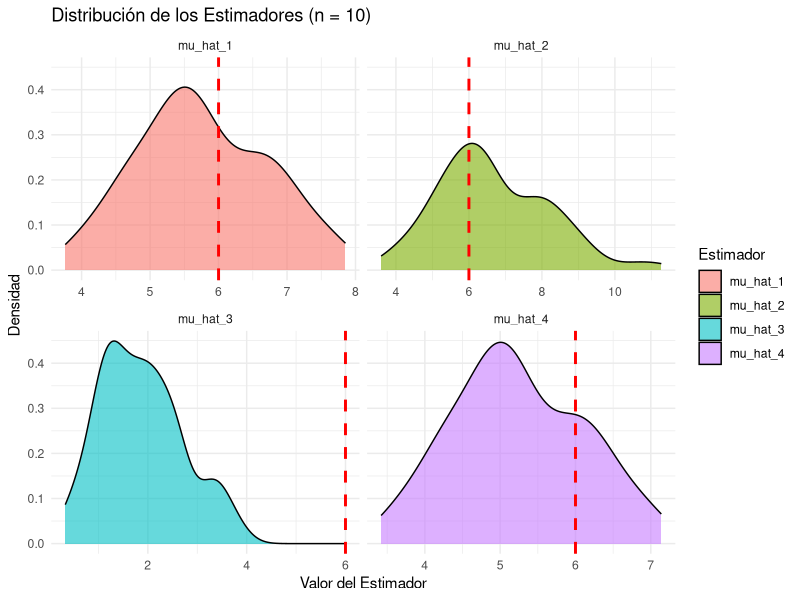
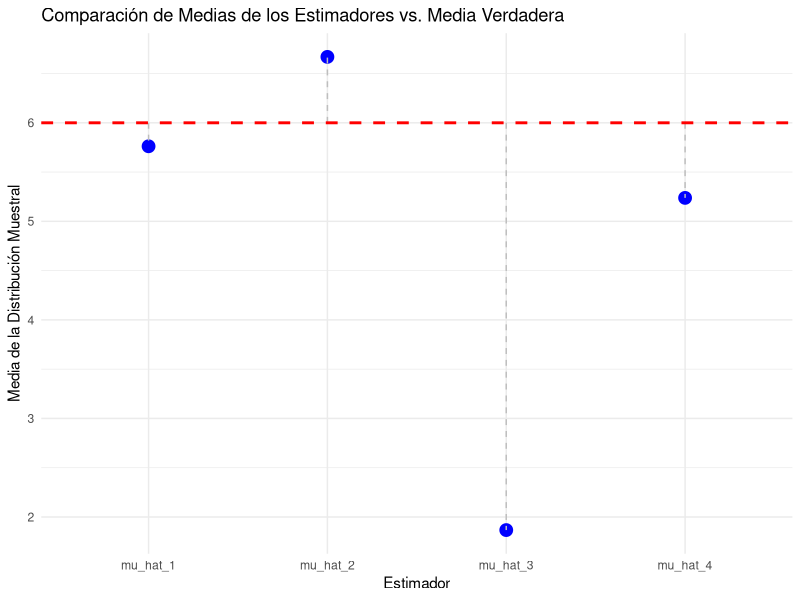
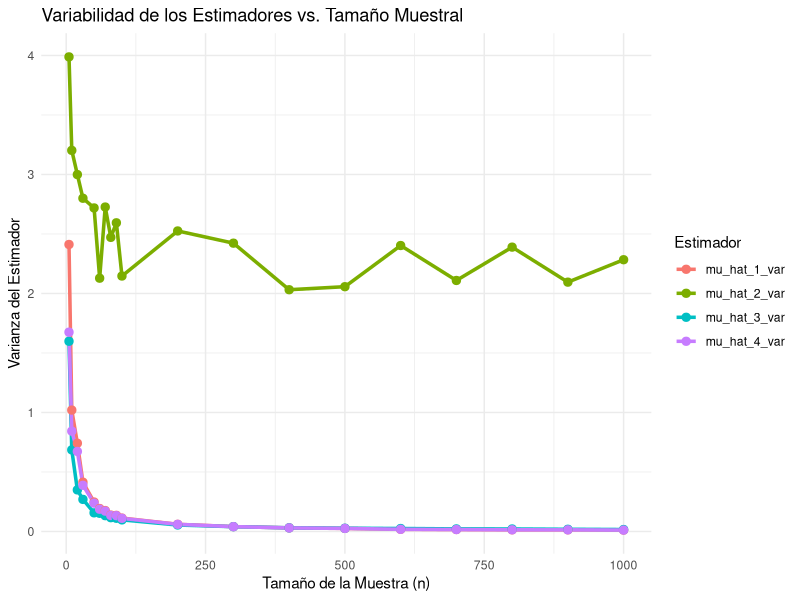
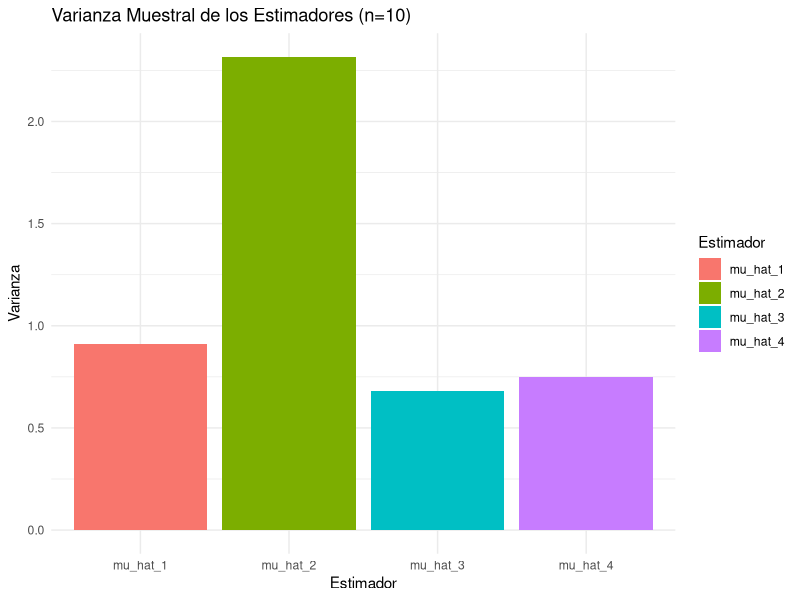
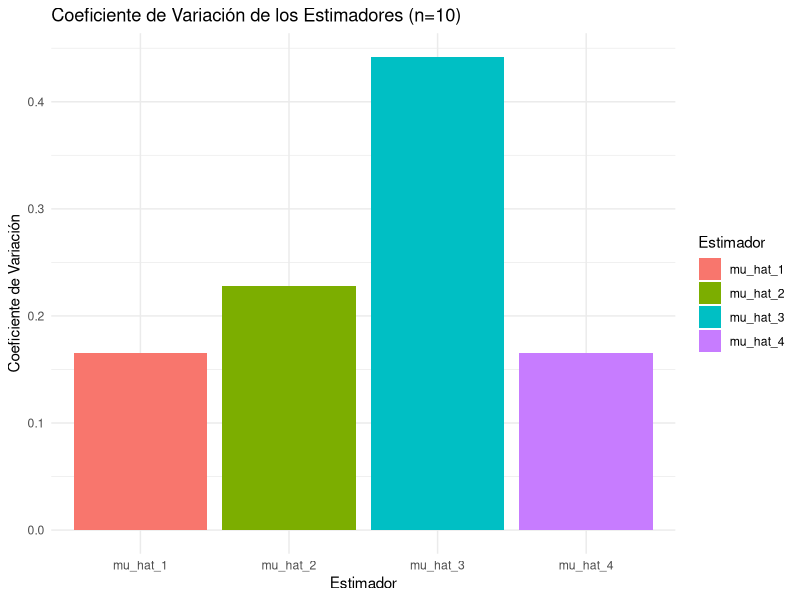

Generate these figures, in order, with R:
###############################################################################
# Problema 2: Estimadores en Distribución Gamma
###############################################################################

# Paquetes y Configuración
library(ggplot2)
library(dplyr)
library(tidyr)
library(bookdown)

# Parámetros de la distribución Gamma
alpha <- 3
sigma <- 2
media_verdadera <- alpha * sigma

###############################################################################
# Sección: a) Simulación de estimadores
###############################################################################

num_muestras_a <- 100
n_a <- 10

resultados_a <- data.frame(
  Muestra = 1:num_muestras_a,
  mu_hat_1 = numeric(num_muestras_a),
  mu_hat_2 = numeric(num_muestras_a),
  mu_hat_3 = numeric(num_muestras_a),
  mu_hat_4 = numeric(num_muestras_a)
)

set.seed(123)
for (i in 1:num_muestras_a) {
  muestra <- rgamma(n_a, shape = alpha, scale = sigma)
  resultados_a$mu_hat_1[i] <- mean(muestra)
  resultados_a$mu_hat_2[i] <- (min(muestra) + max(muestra)) / 2
  resultados_a$mu_hat_3[i] <- min(muestra)
  resultados_a$mu_hat_4[i] <- sum(muestra) / (n_a + 1)
}

resultados_a_long <- resultados_a %>%
  pivot_longer(cols = starts_with("mu_hat"), names_to = "Estimador", values_to = "Valor")

grafico_a <- ggplot(resultados_a_long, aes(x = Valor, fill = Estimador)) +
  geom_density(alpha = 0.6) +
  geom_vline(xintercept = media_verdadera, linetype = "dashed", color = "red", size = 1) +
  facet_wrap(~ Estimador, scales = "free_x") +
  labs(
    title = "Distribución de los Estimadores (n = 10)",
    x = "Valor del Estimador",
    y = "Densidad"
  ) +
  theme_minimal()

ggsave("graphs/distribucion_estimadores.png", grafico_a, width = 10, height = 6)

###############################################################################
# Sección: b) Insesgadez
###############################################################################

medias_estimadores <- resultados_a %>%
  summarise(across(starts_with("mu_hat"), ~ mean(.x))) %>%
  pivot_longer(cols = everything(), names_to = "Estimador", values_to = "Media_Estimada")

medias_estimadores$Media_Verdadera <- media_verdadera

grafico_b <- ggplot(medias_estimadores, aes(x = Estimador, y = Media_Estimada)) +
  geom_point(color = "blue", size = 4) +
  geom_segment(aes(x = Estimador, xend = Estimador, y = Media_Verdadera, yend = Media_Estimada),
               color = "gray", linetype = "dashed") +
  geom_hline(yintercept = media_verdadera, linetype = "dashed", color = "red", size = 1) +
  labs(
    title = "Comparación de Medias de los Estimadores vs. Media Verdadera",
    x = "Estimador",
    y = "Media de la Distribución Muestral"
  ) +
  theme_minimal()

ggsave("graphs/insesgadez.png", grafico_b, width = 8, height = 6)

###############################################################################
# Sección: c) Consistencia
###############################################################################

tamanos_muestra_c <- c(5, 10, 20, 30, 50, 60, 70, 80, 90, 100, 200, 300, 400, 500, 600, 700, 800, 900, 1000)
num_simulaciones_c <- 500

resultados_c <- data.frame(
  n = tamanos_muestra_c,
  mu_hat_1_var = numeric(length(tamanos_muestra_c)),
  mu_hat_2_var = numeric(length(tamanos_muestra_c)),
  mu_hat_3_var = numeric(length(tamanos_muestra_c)),
  mu_hat_4_var = numeric(length(tamanos_muestra_c))
)

set.seed(456)
for (i in 1:length(tamanos_muestra_c)) {
  n_actual <- tamanos_muestra_c[i]
  
  estimaciones_n <- data.frame(
    mu_hat_1 = numeric(num_simulaciones_c),
    mu_hat_2 = numeric(num_simulaciones_c),
    mu_hat_3 = numeric(num_simulaciones_c),
    mu_hat_4 = numeric(num_simulaciones_c)
  )
  
  for (j in 1:num_simulaciones_c) {
    muestra <- rgamma(n_actual, shape = alpha, scale = sigma)
    estimaciones_n$mu_hat_1[j] <- mean(muestra)
    estimaciones_n$mu_hat_2[j] <- (min(muestra) + max(muestra)) / 2
    estimaciones_n$mu_hat_3[j] <- min(muestra)
    estimaciones_n$mu_hat_4[j] <- sum(muestra) / (n_actual + 1)
  }
  
  resultados_c$mu_hat_1_var[i] <- var(estimaciones_n$mu_hat_1)
  resultados_c$mu_hat_2_var[i] <- var(estimaciones_n$mu_hat_2)
  resultados_c$mu_hat_3_var[i] <- var(estimaciones_n$mu_hat_3)
  resultados_c$mu_hat_4_var[i] <- var(estimaciones_n$mu_hat_4)
}

resultados_c_long <- resultados_c %>%
  pivot_longer(cols = starts_with("mu_hat"), names_to = "Estimador", values_to = "Varianza")

grafico_c <- ggplot(resultados_c_long, aes(x = n, y = Varianza, color = Estimador)) +
  geom_line(size = 1.2) +
  geom_point(size = 2.5) +
  labs(
    title = "Variabilidad de los Estimadores vs. Tamaño Muestral",
    x = "Tamaño de la Muestra (n)",
    y = "Varianza del Estimador"
  ) +
  theme_minimal()

ggsave("graphs/consistencia.png", grafico_c, width = 10, height = 6)

###############################################################################
# Sección: d) Eficiencia
###############################################################################

varianzas_estimadores <- resultados_a %>%
  summarise(across(starts_with("mu_hat"), ~ var(.x))) %>%
  pivot_longer(cols = everything(), names_to = "Estimador", values_to = "Varianza")

cv_estimadores <- resultados_a_long %>%
  group_by(Estimador) %>%
  summarise(CV = sd(Valor) / abs(mean(Valor)))

grafico_d_var <- ggplot(varianzas_estimadores, aes(x = Estimador, y = Varianza, fill = Estimador)) +
  geom_bar(stat = "identity") +
  labs(
    title = "Varianza Muestral de los Estimadores (n=10)",
    x = "Estimador",
    y = "Varianza"
  ) +
  theme_minimal()

grafico_d_cv <- ggplot(cv_estimadores, aes(x = Estimador, y = CV, fill = Estimador)) +
  geom_bar(stat = "identity") +
  labs(
    title = "Coeficiente de Variación de los Estimadores (n=10)",
    x = "Estimador",
    y = "Coeficiente de Variación"
  ) +
  theme_minimal()

ggsave("graphs/eficiencia_varianza.png", grafico_d_var, width = 8, height = 6)
ggsave("graphs/eficiencia_cv.png", grafico_d_cv, width = 8, height = 6)
